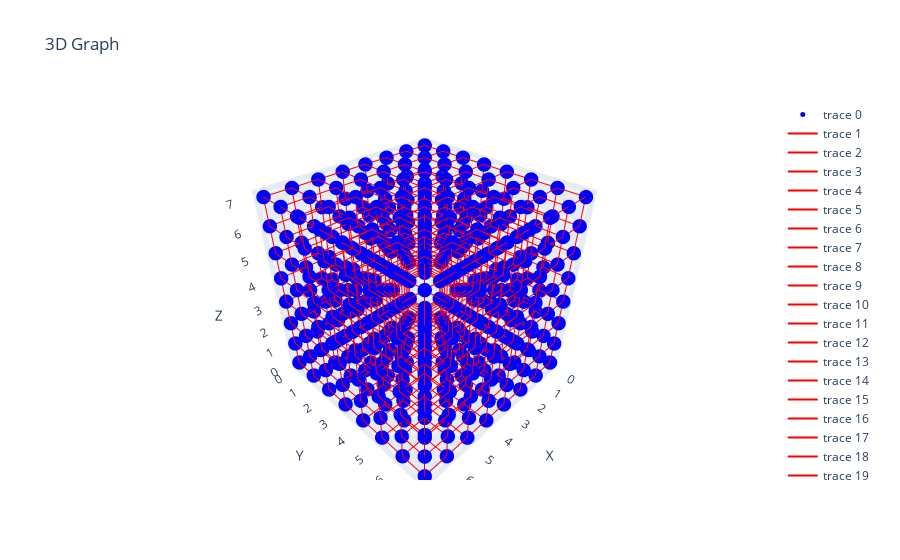

Write notebook code for a chart like this one.
### Code cell
import numpy as np

import plotly.graph_objects as go

# Define the number of points in each dimension
num_points = 8

# Generate evenly spaced coordinates
x_coords = np.linspace(-1, 1, num_points)
y_coords = np.linspace(-1, 1, num_points)
z_coords = np.linspace(-1, 1, num_points)

# Create a meshgrid of coordinates
X, Y, Z = np.meshgrid(x_coords, y_coords, z_coords)

# Reshape the coordinates into a 1D array
x_coords = X.flatten()
y_coords = Y.flatten()
z_coords = Z.flatten()

# Create a dictionary to store the coordinates
pos = {}
for i in range(len(x_coords)):
    pos[i] = np.array([x_coords[i], y_coords[i], z_coords[i]])

# Create a scatter3d trace
trace = go.Scatter3d(
    x=[node[0] for node in G.nodes()],
    y=[node[1] for node in G.nodes()],
    z=[node[2] for node in G.nodes()],
    mode='markers',
    marker=dict(
        size=5,
        color='blue'
    )
)

# Create the layout
layout = go.Layout(
    title='3D Graph',
    scene=dict(
        xaxis=dict(title='X'),
        yaxis=dict(title='Y'),
        zaxis=dict(title='Z')
    )
)


# Create the figure
fig = go.Figure(data=[trace], layout=layout)


# Create a list to store the edge traces
edge_traces = []

# Iterate over each edge in the graph
for edge in G.edges:
    # Get the start and end coordinates of the edge
    start = edge[0]
    end = edge[1]
    
    # Create a scatter3d trace for the edge
    edge_trace = go.Scatter3d(
        x=[start[0], end[0]],
        y=[start[1], end[1]],
        z=[start[2], end[2]],
        mode='lines',
        line=dict(color='red', width=2)
    )
    
    # Add the edge trace to the list
    edge_traces.append(edge_trace)

# Add the edge traces to the figure
fig.add_traces(edge_traces)

# Show the figure
fig.show()
